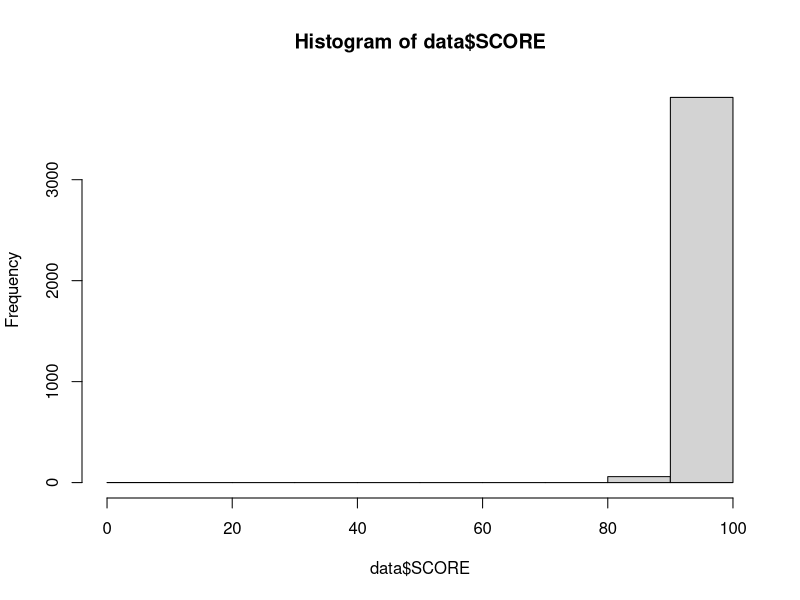
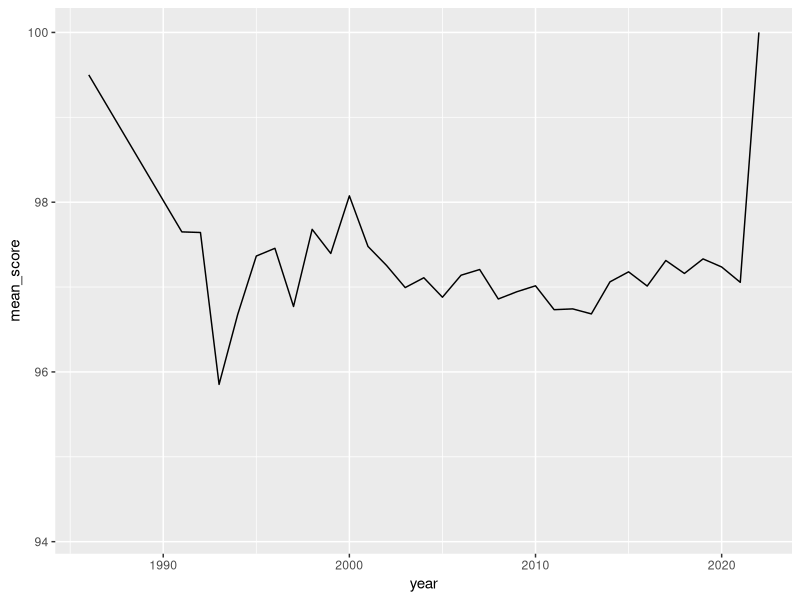
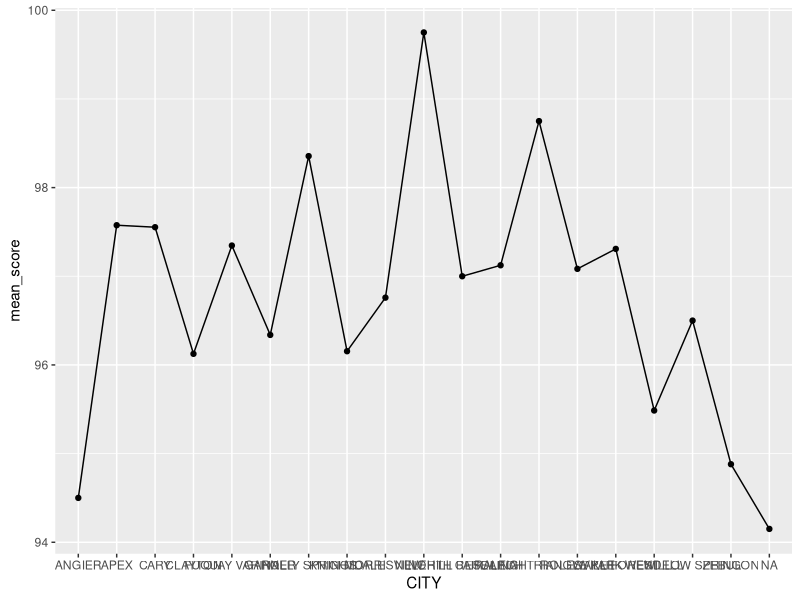
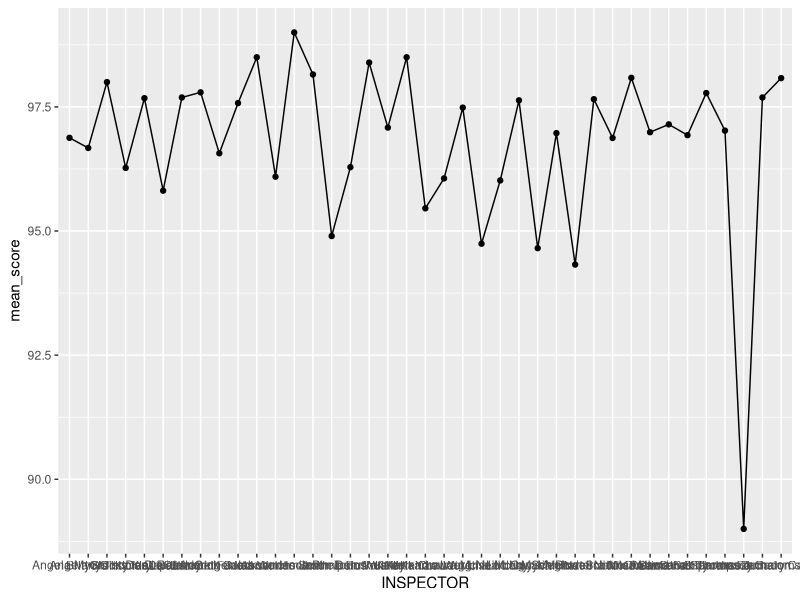
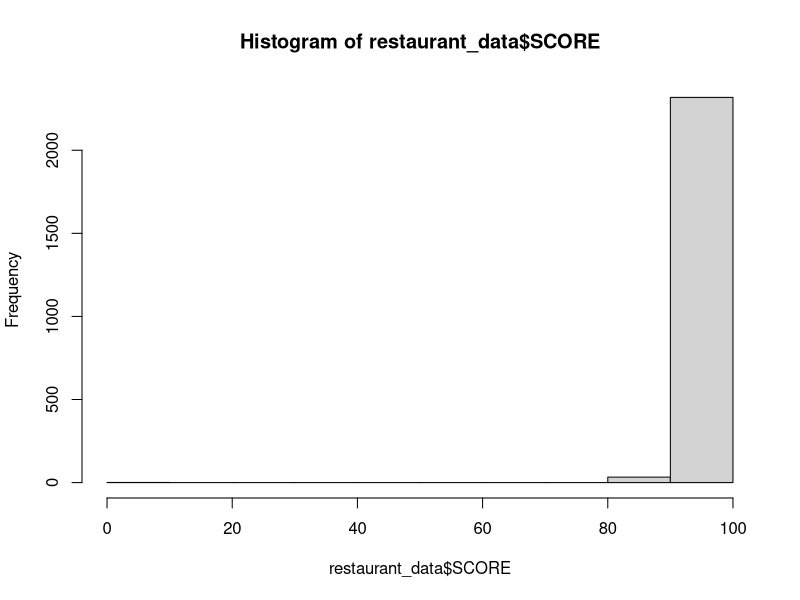
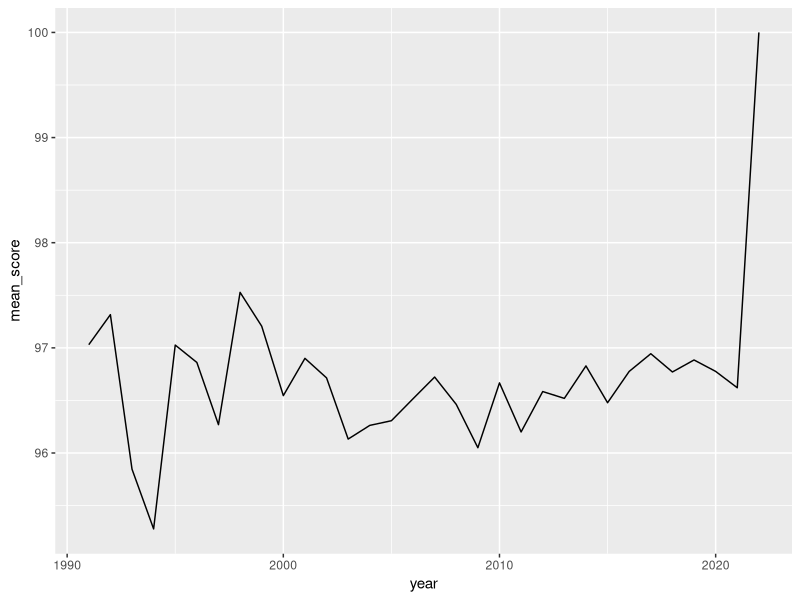
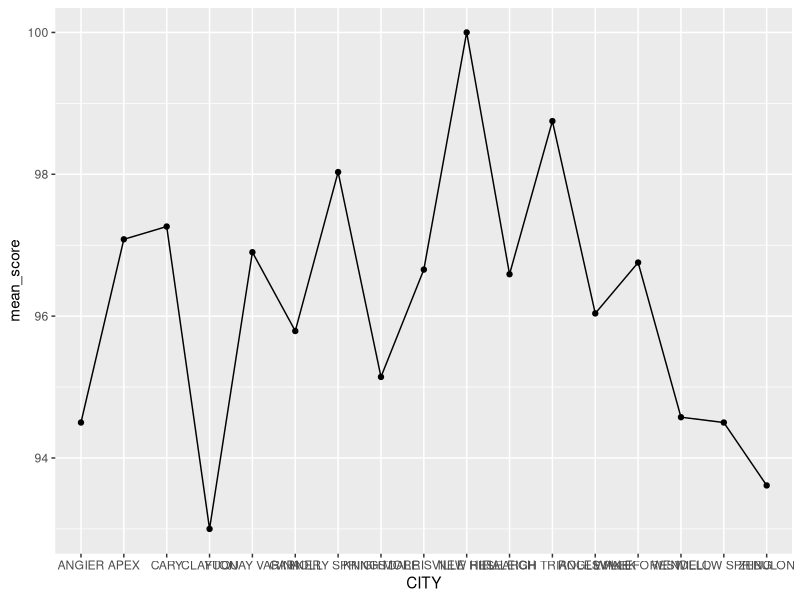
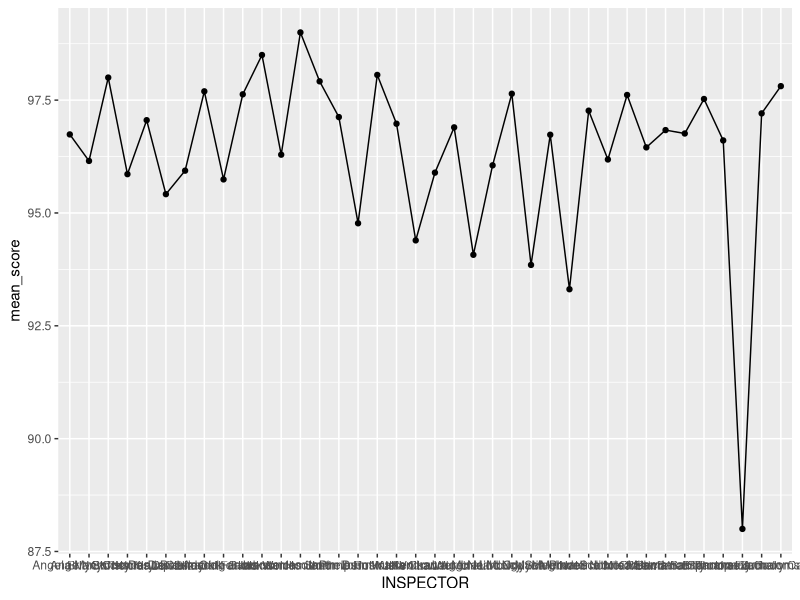

Write R code to recreate these figures, in order.
# Do some exploratory data analysis of the restaurant_inspections data
# The restaurant dataset contains records of the most recent health inspection for food-service establishments in Wake County. 
# Each row represents the most recent inspection for a particular food-service establishment.

library(tidyverse)  # library for dealing with tabular data
library(lubridate)  # library for handling dates

data = read_csv("restaurant_inspections.csv")
View(data[1:20,])

# we have twelve columns:
#   OBJECTID – numeric identifier of a particular inspection 
#   HSISID – numeric identifier of a particular restaurant 
#   SCORE – the sanitation score of the restaurant (0-100) 
#   DATE_ - the date of the inspection 
#   DESCRIPTION – a description of any issues found at the inspection 
#   TYPE – Whether this was a normal inspection, or a re-inspection after correction issues from a 
#   previous inspection 
#   INSPECTOR – who conducted this inspection 
#   PERMITID – the Food Service Permit identifier for the facility 
#   NAME – the name of the facility 
#   RESTAURANTOPENDATE – when the restaurant first opened 
#   FACILITYTYPE – whether this is a restaurant, food truck, etc. 

#   1) Visualize the overall distribution of inspection scores using a histogram.
hist(data$SCORE)

#   2) Some restaurants have been in business much longer than others. Is there any trend in 
#   terms of how highly older vs. newer restaurants score on their inspections?

#   First, convert the values from the RESTAURANTOPENDATE column from chr to month/day/year format.
data = mutate(data, RESTAURANTOPENDATE=ymd_hms(RESTAURANTOPENDATE))

#   Next, look at the SCORES by year to look for trends over time.
data$year = year(data$RESTAURANTOPENDATE)
unique(data$year)

yearly_scores = group_by(data, year) %>%
  summarize(mean_score=mean(SCORE))

ggplot(yearly_scores, aes(x=year, y=mean_score)) +
  geom_line()

# Any missing values? 
data[!is.na(data$RESTAURANTOPENDATE),]
# Yes, there are 296 missing values for RESTAURANTOPENDATE. These NA values have been ignored in the plot.



#   3) Do the inspection scores vary by city?

#   First, recode city names so that there is only one estimated value per city.
#   a) Capitalize all city names
data$CITY = str_to_upper(data$CITY)
unique(data$CITY)

#   b) Correct any misspellings or extra characters.
data$CITY = recode(data$CITY, "FUQUAY-VARINA"="FUQUAY VARINA", "RTP"="RESEARCH TRIANGLE PARK", 
                   "HOLLY SPRING"="HOLLY SPRINGS", "MORRISVILE"="MORRISVILLE")

#   Now, follow the same steps as #2 to group inspection scores by city.
city_scores = group_by(data, CITY) %>%
  summarize(mean_score=mean(SCORE))

ggplot(city_scores, aes(x=CITY, y=mean_score, group=1)) +
  geom_point() +
  geom_line()


#   4) Similar to #3, now group the inspection scores by inspector.
inspector_scores = group_by(data, INSPECTOR) %>%
  summarize(mean_score=mean(SCORE))

ggplot(inspector_scores, aes(x=INSPECTOR, y=mean_score, group=1)) +
  geom_point() +
  geom_line()

#   5) Is it possible that some extreme results from the previous questions are due to small
#   sample sizes in a particular city, for a particular inspector, or in a particular time period?

#   Count the number of entries for each of the groups, and examine whether the extreme values have 
#   smaller number of entries. 
table(data$year, useNA = 'always')
table(data$CITY)
table(data$INSPECTOR)

#   6) Are the scores for restaurants higher than other types of facility?
#   Group inspection scores by facility type.
facility_scores = group_by(data, FACILITYTYPE) %>%
  summarize(mean_score=mean(SCORE))

#   7) Repeat steps 1-5 for restaurants only. 
restaurant_data = filter(data, FACILITYTYPE == "Restaurant")

#   Create a histogram of inspection scores. 
hist(restaurant_data$SCORE)

#   Group and plot inspection scores by year. 
restaurant_data$year = year(restaurant_data$RESTAURANTOPENDATE)
unique(restaurant_data$year)

restaurant_yearly_scores = group_by(restaurant_data, year) %>%
  summarize(mean_score=mean(SCORE))

ggplot(restaurant_yearly_scores, aes(x=year, y=mean_score)) +
  geom_line()

#   Group and plot inspection scores by city.
restaurant_city_scores = group_by(restaurant_data, CITY) %>%
  summarize(mean_score=mean(SCORE))

ggplot(restaurant_city_scores, aes(x=CITY, y=mean_score, group=1)) +
  geom_point() +
  geom_line()

#   Group and plot inspection scores by inspector.
restaurant_inspector_scores = group_by(restaurant_data, INSPECTOR) %>%
  summarize(mean_score=mean(SCORE))

ggplot(restaurant_inspector_scores, aes(x=INSPECTOR, y=mean_score, group=1)) +
  geom_point() +
  geom_line()

# Examine the sample sizes of extreme values of restaurant inspection scores 
# grouped by date, city, and inspector.
table(restaurant_data$year, useNA = 'always')
table(restaurant_data$CITY)
table(restaurant_data$INSPECTOR)
